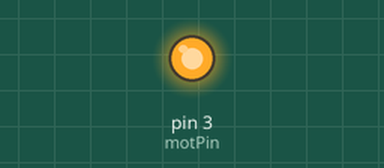
This sketch was run on a simulated Arduino Uno, built with avr-gcc and run on an emulated ATmega328P. On the bench: output pins drawn as LEDs (lit = HIGH).

Above: at 0.1 s.
At 7.1 s:
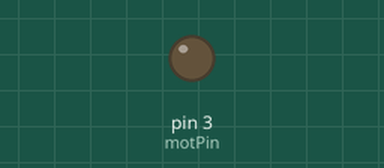
Timing chart, 0 to 8.6 s (numbered marks = the images above):
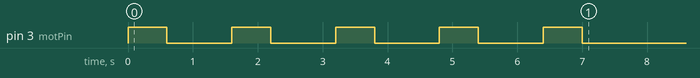

The sketch:

speaker1.ino
```cpp
int motPin = 3; //speakerPin to arduino pin 9


void setup(){

  pinMode(motPin, OUTPUT); // Set speakerPin - pin 9 as an output
  playAlarm();

}

void loop(){


}


void playAlarm(){
  for(int i=0;i<5;i++){
  digitalWrite(motPin,HIGH);
  delay(600);
  digitalWrite(motPin,LOW);
  delay(1000);


  }


  }

void playSmsAlarm(){
  for(int i=0;i<5;i++){
  digitalWrite(motPin,HIGH);
  delay(400);
  digitalWrite(motPin,LOW);
  delay(200);
  digitalWrite(motPin,HIGH);
  delay(400);
  digitalWrite(motPin,LOW);
  delay(1000);


  }

  }
```
